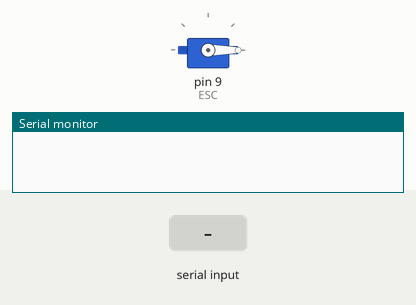
This program was run on a simulated Arduino Nano, built with avr-gcc and run on an emulated ATmega328P. Shown: servo, the last lines printed to the serial monitor. The test bench sets the inputs (shaded band).

Above: at 1.2 s.
1.3 s: "90,45\n" received over Serial
At 2.1 s:
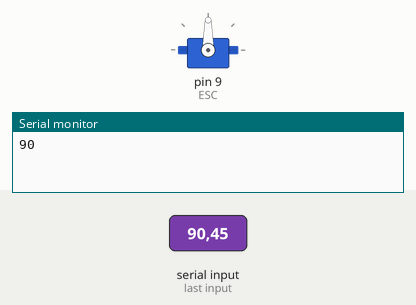
2.8 s: "30,150\n" received over Serial
At 3.3 s:
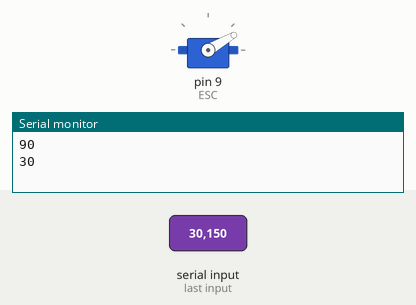
4.3 s: "200\n" received over Serial
At 5.5 s:
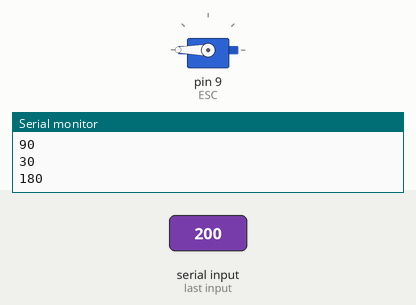
5.8 s: "90\n" received over Serial
At 6.6 s:
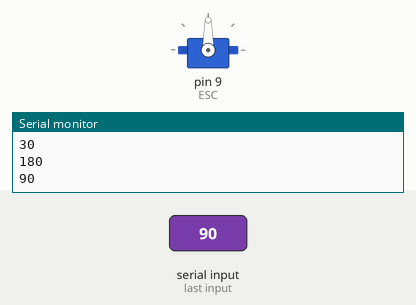
Timing chart, 0 to 8.3 s (numbered marks = the images above; inputs shaded):
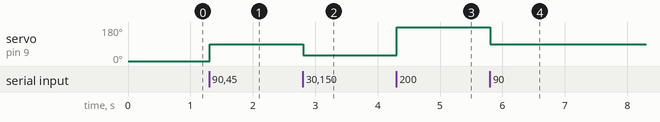

Measured:
- after the input at 1.3 s, servo on pin 9 (ESC): 0° → 90° at once
- after the input at 2.8 s, servo on pin 9 (ESC): 90° → 30° at once
- after the input at 4.3 s, servo on pin 9 (ESC): 30° → 180° at once
- after the input at 5.8 s, servo on pin 9 (ESC): 180° → 90° at once

The program:

main.cpp
```cpp
#include <Arduino.h>
#include <Servo.h>

Servo ESC;
char readChar = '\n';
String readString = "";
int potValue = 0;

void setup() {
    Serial.begin(9600);
    ESC.attach(9, 1000, 2000); // 0, 2500
}

void loop() {
    if(Serial.available() > 0) {
        readChar = Serial.read();

        if(readChar == '\r') {
        } else if(readChar == '\n') {
            potValue = readString.toInt();
            readString = "";

            if (potValue < 0) {
                potValue = 0;
            } else if (potValue > 180) {
                potValue = 180;
            }

            Serial.println(potValue);
        } else {
            readString += readChar;
        }

    }

    ESC.write(potValue);
}
```
